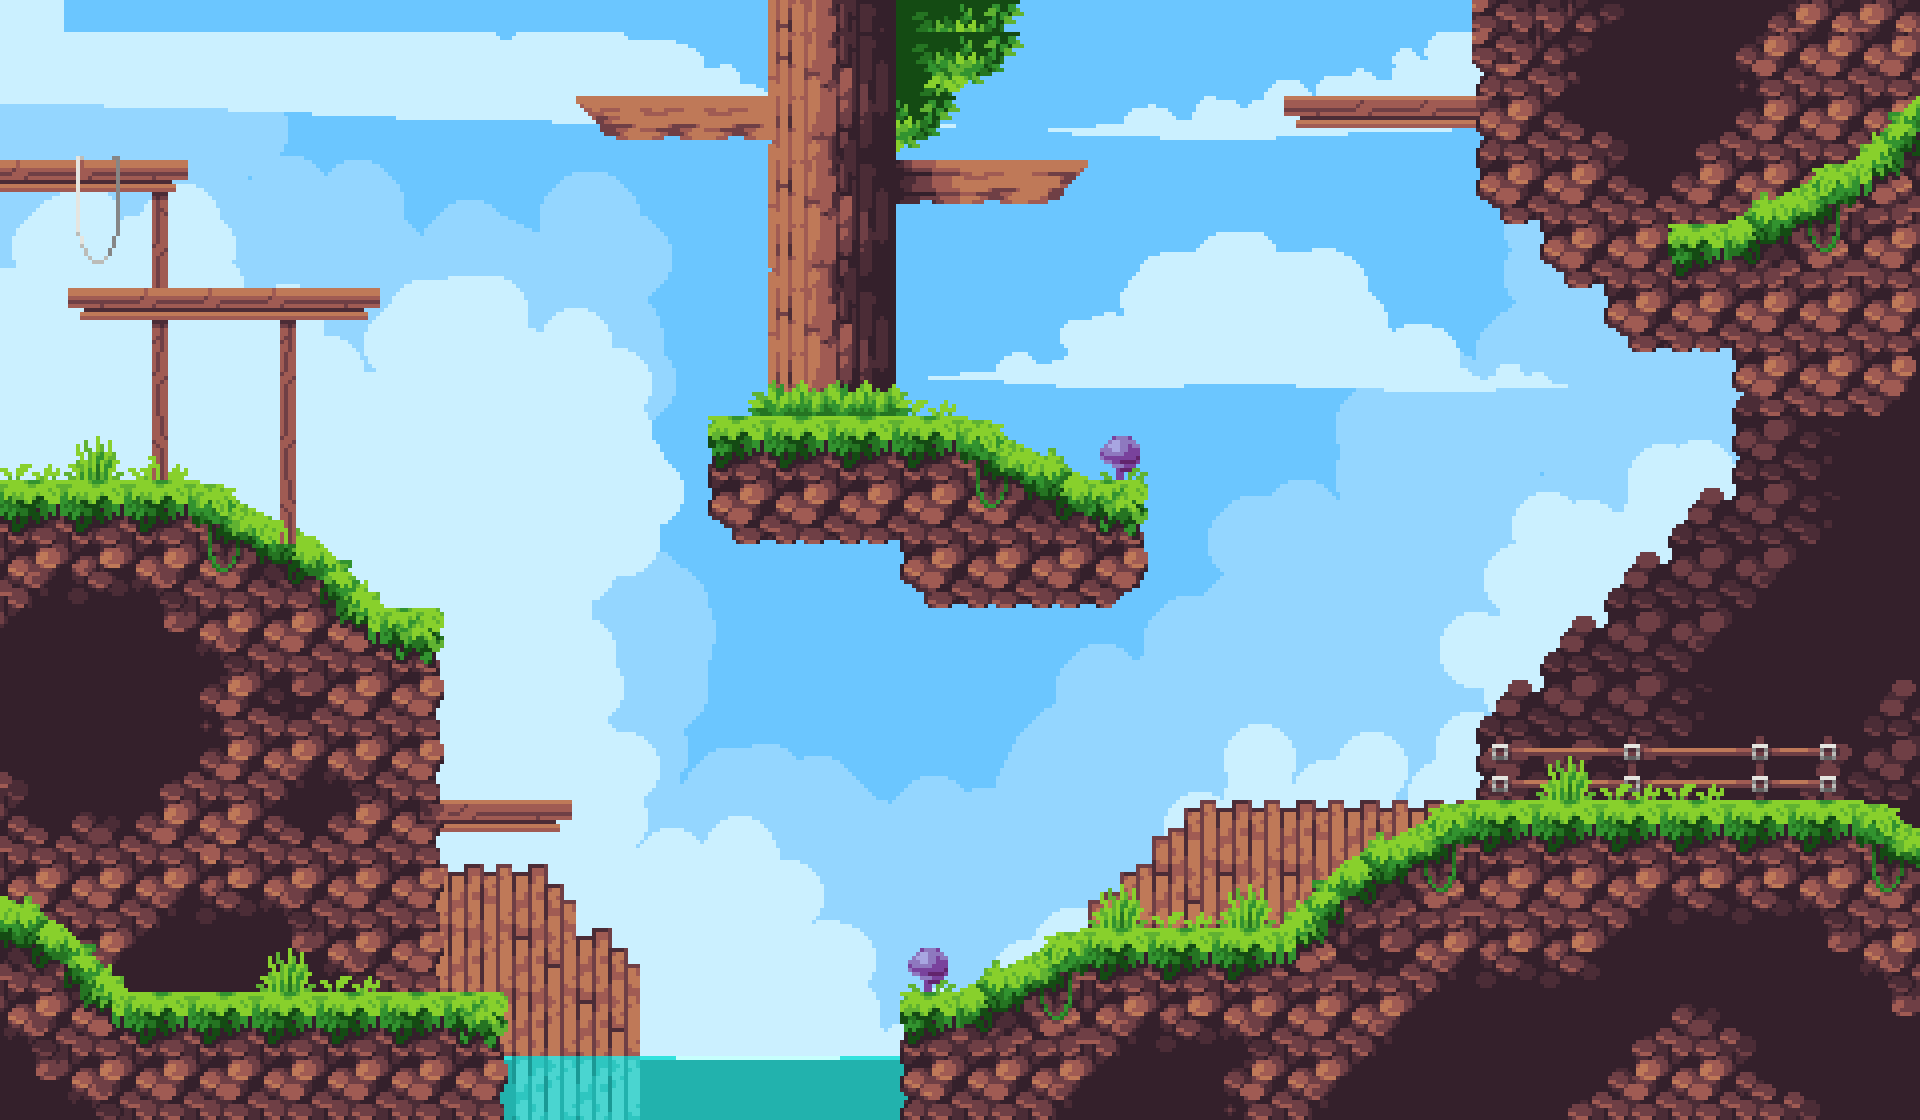

The image is a tile-based game level rendered from a .tmx file. Its description and source (layers, tilesets, objects; grid data summarised) follow:
An orthogonal 60x35 tile map with 32x32 px tiles, 1 tile layer (Tile Layer 1).

<map version="1.10" tiledversion="1.10.1" orientation="orthogonal" renderorder="right-down" width="60" height="35" tilewidth="32" tileheight="32" infinite="0" nextlayerid="2" nextobjectid="1">
 <tileset firstgid="1" source="entrance.tsx" />
 <layer id="1" name="Tile Layer 1" width="60" height="35">
  <data>[2100 cells, 2100 non-empty, 2038 distinct tile ids]</data>
 </layer>
</map>
